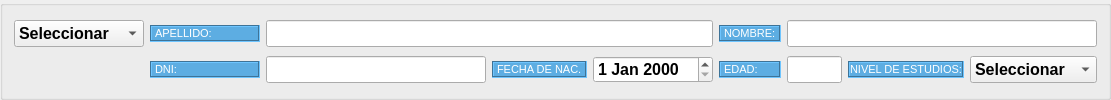
        <widget class="QGroupBox" name="groupBox_6">
         <property name="sizePolicy">
          <sizepolicy hsizetype="Preferred" vsizetype="Fixed">
           <horstretch>0</horstretch>
           <verstretch>0</verstretch>
          </sizepolicy>
         </property>
         <property name="styleSheet">
          <string notr="true">#groupBox_6{
background-color: #F0F5EF
}</string>
         </property>
         <property name="title">
          <string/>
         </property>
         <layout class="QGridLayout" name="gridLayout_9" columnstretch="10,20,10,10,10,10,10,10,10,10,10,10,10,0,0">
          <item row="0" column="0">
           <widget class="QComboBox" name="comboBox_18">
            <property name="sizePolicy">
             <sizepolicy hsizetype="Preferred" vsizetype="Fixed">
              <horstretch>0</horstretch>
              <verstretch>0</verstretch>
             </sizepolicy>
            </property>
            <property name="font">
             <font>
              <family>System</family>
              <pointsize>12</pointsize>
              <weight>75</weight>
              <bold>true</bold>
             </font>
            </property>
            <item>
             <property name="text">
              <string>Seleccionar</string>
             </property>
            </item>
            <item>
             <property name="text">
              <string>Esposa</string>
             </property>
            </item>
            <item>
             <property name="text">
              <string>Cónyuge</string>
             </property>
            </item>
            <item>
             <property name="text">
              <string>Hijo</string>
             </property>
            </item>
            <item>
             <property name="text">
              <string>Nieto a cargo</string>
             </property>
            </item>
           </widget>
          </item>
          <item row="0" column="1">
           <widget class="QLabel" name="label_46">
            <property name="sizePolicy">
             <sizepolicy hsizetype="Preferred" vsizetype="Fixed">
              <horstretch>0</horstretch>
              <verstretch>0</verstretch>
             </sizepolicy>
            </property>
            <property name="font">
             <font>
              <family>Arial</family>
              <pointsize>8</pointsize>
              <weight>50</weight>
              <bold>false</bold>
             </font>
            </property>
            <property name="styleSheet">
             <string notr="true">#label_46{
background-color:#5DADE2  ;
color: #FFFFFF ; 
}</string>
            </property>
            <property name="frameShape">
             <enum>QFrame::Box</enum>
            </property>
            <property name="frameShadow">
             <enum>QFrame::Sunken</enum>
            </property>
            <property name="text">
             <string>APELLIDO:</string>
            </property>
           </widget>
          </item>
          <item row="1" column="9">
           <widget class="QLineEdit" name="lineEdit_37">
            <property name="sizePolicy">
             <sizepolicy hsizetype="Expanding" vsizetype="Fixed">
              <horstretch>0</horstretch>
              <verstretch>0</verstretch>
             </sizepolicy>
            </property>
            <property name="font">
             <font>
              <family>System</family>
              <pointsize>12</pointsize>
              <weight>75</weight>
              <bold>true</bold>
             </font>
            </property>
           </widget>
          </item>
          <item row="1" column="12" colspan="3">
           <widget class="QComboBox" name="comboBox_11">
            <property name="sizePolicy">
             <sizepolicy hsizetype="Preferred" vsizetype="Fixed">
              <horstretch>0</horstretch>
              <verstretch>0</verstretch>
             </sizepolicy>
            </property>
            <property name="font">
             <font>
              <family>System</family>
              <pointsize>12</pointsize>
              <weight>75</weight>
              <bold>true</bold>
             </font>
            </property>
            <item>
             <property name="text">
              <string>Seleccionar</string>
             </property>
            </item>
            <item>
             <property name="text">
              <string>Primario</string>
             </property>
            </item>
            <item>
             <property name="text">
              <string>Secundario</string>
             </property>
            </item>
            <item>
             <property name="text">
              <string>Terciario</string>
             </property>
            </item>
            <item>
             <property name="text">
              <string>Universitario</string>
             </property>
            </item>
            <item>
             <property name="text">
              <string>Posgrado</string>
             </property>
            </item>
           </widget>
          </item>
          <item row="0" column="9" colspan="6">
           <widget class="QLineEdit" name="lineEdit_38">
            <property name="sizePolicy">
             <sizepolicy hsizetype="Expanding" vsizetype="Fixed">
              <horstretch>0</horstretch>
              <verstretch>0</verstretch>
             </sizepolicy>
            </property>
            <property name="font">
             <font>
              <family>System</family>
              <pointsize>12</pointsize>
              <weight>75</weight>
              <bold>true</bold>
             </font>
            </property>
           </widget>
          </item>
          <item row="1" column="8">
           <widget class="QLabel" name="label_57">
            <property name="sizePolicy">
             <sizepolicy hsizetype="Preferred" vsizetype="Fixed">
              <horstretch>0</horstretch>
              <verstretch>0</verstretch>
             </sizepolicy>
            </property>
            <property name="font">
             <font>
              <family>Arial</family>
              <pointsize>8</pointsize>
              <weight>50</weight>
              <bold>false</bold>
             </font>
            </property>
            <property name="styleSheet">
             <string notr="true">#label_57{
background-color:#5DADE2  ;
color: #FFFFFF ; 
}</string>
            </property>
            <property name="frameShape">
             <enum>QFrame::Box</enum>
            </property>
            <property name="frameShadow">
             <enum>QFrame::Sunken</enum>
            </property>
            <property name="text">
             <string>EDAD:</string>
            </property>
           </widget>
          </item>
          <item row="1" column="1">
           <widget class="QLabel" name="label_48">
            <property name="sizePolicy">
             <sizepolicy hsizetype="Preferred" vsizetype="Fixed">
              <horstretch>0</horstretch>
              <verstretch>0</verstretch>
             </sizepolicy>
            </property>
            <property name="font">
             <font>
              <family>Arial</family>
              <pointsize>8</pointsize>
              <weight>50</weight>
              <bold>false</bold>
             </font>
            </property>
            <property name="styleSheet">
             <string notr="true">#label_48{
background-color:#5DADE2  ;
color: #FFFFFF ; 
}</string>
            </property>
            <property name="frameShape">
             <enum>QFrame::Box</enum>
            </property>
            <property name="frameShadow">
             <enum>QFrame::Sunken</enum>
            </property>
            <property name="text">
             <string>DNI:</string>
            </property>
           </widget>
          </item>
          <item row="0" column="2" colspan="6">
           <widget class="QLineEdit" name="lineEdit_39">
            <property name="sizePolicy">
             <sizepolicy hsizetype="Expanding" vsizetype="Fixed">
              <horstretch>0</horstretch>
              <verstretch>0</verstretch>
             </sizepolicy>
            </property>
            <property name="font">
             <font>
              <family>System</family>
              <pointsize>12</pointsize>
              <weight>75</weight>
              <bold>true</bold>
             </font>
            </property>
           </widget>
          </item>
          <item row="1" column="2" colspan="4">
           <widget class="QLineEdit" name="lineEdit_40">
            <property name="sizePolicy">
             <sizepolicy hsizetype="Expanding" vsizetype="Fixed">
              <horstretch>0</horstretch>
              <verstretch>0</verstretch>
             </sizepolicy>
            </property>
            <property name="font">
             <font>
              <family>System</family>
              <pointsize>12</pointsize>
              <weight>75</weight>
              <bold>true</bold>
             </font>
            </property>
           </widget>
          </item>
          <item row="1" column="6">
           <widget class="QLabel" name="label_49">
            <property name="sizePolicy">
             <sizepolicy hsizetype="Preferred" vsizetype="Fixed">
              <horstretch>0</horstretch>
              <verstretch>0</verstretch>
             </sizepolicy>
            </property>
            <property name="font">
             <font>
              <family>Arial</family>
              <pointsize>8</pointsize>
              <weight>50</weight>
              <bold>false</bold>
             </font>
            </property>
            <property name="styleSheet">
             <string notr="true">#label_49{
background-color:#5DADE2  ;
color: #FFFFFF ; 
}</string>
            </property>
            <property name="frameShape">
             <enum>QFrame::Box</enum>
            </property>
            <property name="frameShadow">
             <enum>QFrame::Sunken</enum>
            </property>
            <property name="text">
             <string>FECHA DE NAC.</string>
            </property>
           </widget>
          </item>
          <item row="0" column="8">
           <widget class="QLabel" name="label_50">
            <property name="sizePolicy">
             <sizepolicy hsizetype="Preferred" vsizetype="Fixed">
              <horstretch>0</horstretch>
              <verstretch>0</verstretch>
             </sizepolicy>
            </property>
            <property name="font">
             <font>
              <family>Arial</family>
              <pointsize>8</pointsize>
              <weight>50</weight>
              <bold>false</bold>
             </font>
            </property>
            <property name="styleSheet">
             <string notr="true">#label_50{
background-color:#5DADE2  ;
color: #FFFFFF ; 
}</string>
            </property>
            <property name="frameShape">
             <enum>QFrame::Box</enum>
            </property>
            <property name="frameShadow">
             <enum>QFrame::Sunken</enum>
            </property>
            <property name="text">
             <string>NOMBRE:</string>
            </property>
           </widget>
          </item>
          <item row="1" column="7">
           <widget class="QDateEdit" name="dateEdit_5">
            <property name="sizePolicy">
             <sizepolicy hsizetype="Minimum" vsizetype="Fixed">
              <horstretch>0</horstretch>
              <verstretch>0</verstretch>
             </sizepolicy>
            </property>
            <property name="font">
             <font>
              <family>System</family>
              <pointsize>12</pointsize>
              <weight>75</weight>
              <bold>true</bold>
             </font>
            </property>
           </widget>
          </item>
          <item row="1" column="10" colspan="2">
           <widget class="QLabel" name="label_51">
            <property name="sizePolicy">
             <sizepolicy hsizetype="Preferred" vsizetype="Fixed">
              <horstretch>0</horstretch>
              <verstretch>0</verstretch>
             </sizepolicy>
            </property>
            <property name="font">
             <font>
              <family>Arial</family>
              <pointsize>8</pointsize>
              <weight>50</weight>
              <bold>false</bold>
             </font>
            </property>
            <property name="styleSheet">
             <string notr="true">#label_51{
background-color:#5DADE2  ;
color: #FFFFFF ; 
}</string>
            </property>
            <property name="frameShape">
             <enum>QFrame::Box</enum>
            </property>
            <property name="frameShadow">
             <enum>QFrame::Sunken</enum>
            </property>
            <property name="text">
             <string>NIVEL DE ESTUDIOS:</string>
            </property>
            <property name="alignment">
             <set>Qt::AlignCenter</set>
            </property>
           </widget>
          </item>
         </layout>
        </widget>
